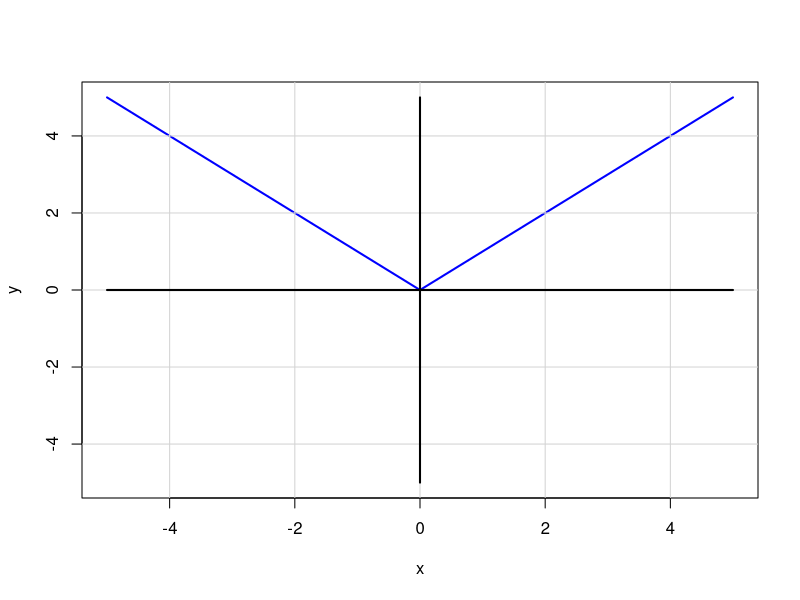

R code for this plot:
x = seq(-5, 5, 0.1)
y = abs(x)
plot(x, y, type="l", lwd=2, col="blue", ylim=c(-5, 5))
grid(nx=NULL, ny=NULL, lty=1)
lines(x, rep(0, length(x)), lwd=2, col="black")
lines(rep(0, length(x)), x, lwd=2, col="black")